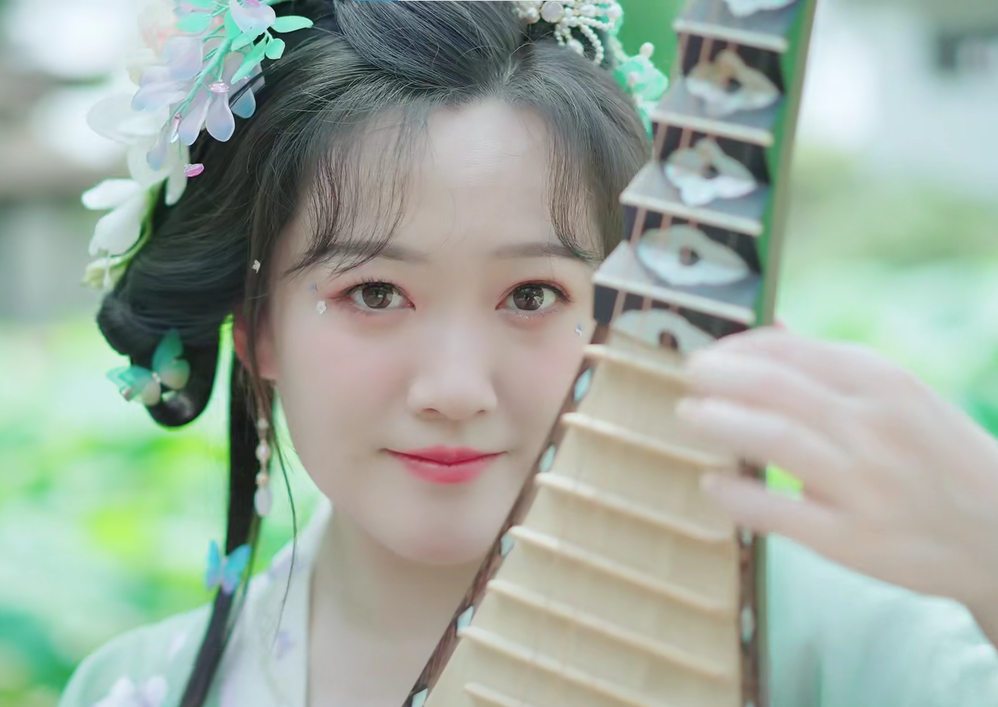
#> input picture OpenCV/第一题 图像的读取、几何变换、显示与保存/beauty.png, 998 x 707 px, shrunk from 1366 x 968 before the run
$ python '第一题_图像的读取_几何变换_显示与保存.py'
#> lines starting #> are read from the running program, lines starting #| are printed output that depends on the picture
import cv2
import numpy

img=cv2.imread("beauty.png")
#> img is the input picture: shape (707, 998, 3); mean B, G, R 159.3, 171.3, 158
dst = cv2.flip(img, -1)
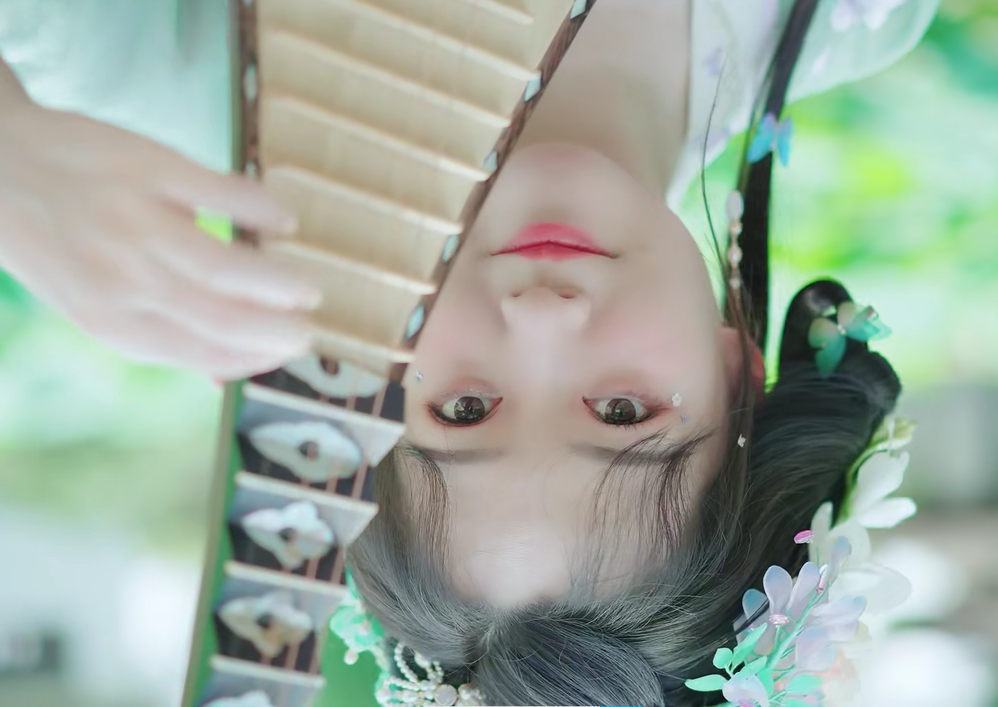
#> dst: shape (707, 998, 3); mean B, G, R 159.3, 171.3, 158
cv2.imshow("dst1.png", dst)
r = cv2.imwrite("dst1.png", dst)

if r==True:
    print("图像保存成功！")

cv2.waitKey(0)
cv2.destroyAllWindows()
